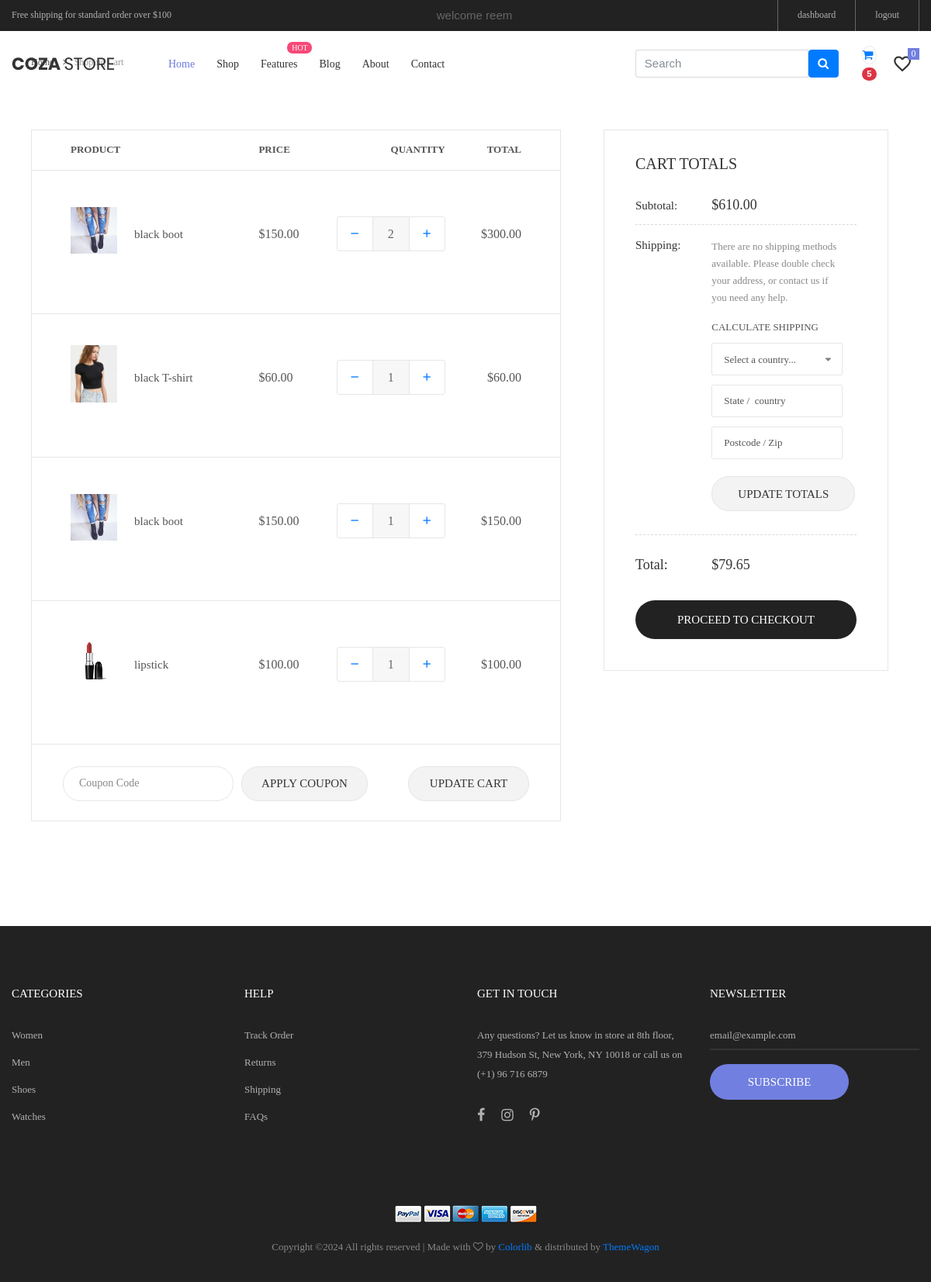
Screenshot of /cart/ (signed in) with the database file from the repository.
### accounts/models.py (models this page shows, shortened)
class Account(AbstractBaseUser):
    first_name = models.CharField(max_length=50)
    last_name = models.CharField(max_length=50)
    username = models.CharField(max_length=50, unique=True)
    email = models.EmailField(max_length=100, unique=True)
    phone_number = models.CharField(max_length=50)
    date_joined = models.DateTimeField(auto_now_add=True)
    last_login = models.DateTimeField(auto_now_add=True)
    is_admin = models.BooleanField(default=False)
    is_staff = models.BooleanField(default=False)
    is_active = models.BooleanField(default=False)
    is_superadmin = models.BooleanField(default=False)
    USERNAME_FIELD = 'email'
    REQUIRED_FIELDS = ['username', 'first_name', 'last_name']
    objects = MyAccountManager()

### cart/models.py (models this page shows, shortened)
class CartItem(models.Model):
    user = models.ForeignKey(Account, on_delete=models.CASCADE, null=True)
    product = models.ForeignKey(Product, on_delete=models.CASCADE)
    cart = models.ForeignKey(Cart, on_delete=models.CASCADE, null=True)
    quantity = models.IntegerField()
    is_active = models.BooleanField(default=True)
    def total(self):
        return self.product.price * self.quantity

### store/models.py (models this page shows, shortened)
class Product(models.Model):
    product_name = models.CharField(max_length=255, unique=True)
    slug = models.SlugField(max_length=255, unique=True)
    description = models.TextField(max_length=500, blank=True)
    price = models.DecimalField(max_digits=5, decimal_places=2)
    images = models.ImageField(upload_to='photos/products')
    stock = models.IntegerField()
    is_available = models.BooleanField(default=True)
    category = models.ForeignKey(Category, on_delete=models.CASCADE)
    created_date = models.DateTimeField(auto_now_add=True)
    modified_date = models.DateTimeField(auto_now=True)

### cart/views.py (the view)
# urls.py: path('', views.cart, name='cart'),
def cart(request, subtotal=0, quantity=0, cart_items=None):
    try:
        if request.user.is_authenticated:
           cart_items = CartItem.objects.filter(user=request.user, is_active=True)
        else:
            cart = Cart.objects.get(cart_id=_cart_id(request))
            cart_items = CartItem.objects.filter(cart=cart, is_active=True)
        for cart_item in cart_items:
            subtotal += (cart_item.product.price * cart_item.quantity)
            quantity += cart_item.quantity
    except ObjectDoesNotExist:
        pass
    context = {
        'subtotal' : subtotal,
        'cart_items': cart_items,
        'quantity' : quantity,
    }
    return render(request, 'cart.html', context)

### cart/context_processors.py (called while the page is built)
def count(request):
    cart_counter = 0
    try:
        cart = Cart.objects.filter(cart_id=_cart_id(request))
        if request.user.is_authenticated:
            cart_items = CartItem.objects.all().filter(user=request.user)
        else:
            cart_items = CartItem.objects.all().filter(cart=cart[:1])
        for cart_item in cart_items:
            cart_counter += cart_item.quantity
    except Cart.DoesNotExist:
        cart_counter = 0
    return dict(cart_counter=cart_counter)

### cart/views.py (called while the page is built)
def _cart_id(request):
    cart = request.session.session_key
    if not cart:
        cart = request.session.create()
    return cart

### category/context_processors.py (called while the page is built)
def menu_links(request):
    links = Category.objects.all()
    return dict(links=links)

### category/models.py (called while the page is built)
    def get_url(self):
        return reverse('products_by_category', args=[self.slug])

### templates/cart.html (shortened to what this page needs)
{% extends 'base.html'%}
{% load static%}
{%block content%}
	<div class="container">
		<div class="bread-crumb flex-w p-l-25 p-r-15 p-t-30 p-lr-0-lg">
			<a href="index.html" class="stext-109 cl8 hov-cl1 trans-04">
			</a>
			<span class="stext-109 cl4">
				Shoping Cart
			</span>
		</div>
	</div>
	<form class="bg0 p-t-75 p-b-85">
		<div class="container">
			<div class="row">
				<div class="col-lg-10 col-xl-7 m-lr-auto m-b-50">
					<div class="m-l-25 m-r--38 m-lr-0-xl">
						<div class="wrap-table-shopping-cart">
							<table class="table-shopping-cart">
								<tr class="table_head">
									<th class="column-1">Product</th>
									<th class="column-2"></th>
									<th class="column-3">Price</th>
									<th class="column-4">Quantity</th>
									<th class="column-5">Total</th>
								</tr>
								{% for cart_item in cart_items%}
								<tr class="table_row">
									<td class="column-1">
										<div class="how-itemcart1">
											<img src="{{cart_item.product.images.url}}" alt="IMG">
										</div>
									</td>
									<td class="column-2">{{cart_item.product.product_name}}</td>
									<td class="column-3">${{cart_item.product.price}}</td>
									<td class="column-4">
										<div class="wrap-num-product flex-w m-l-auto m-r-0">
											<div class="btn-num-product-down cl8 hov-btn3 trans-04 flex-c-m">
												<a href="{% url 'remove_cart' cart_item.product.id %}"><i class="fs-16 zmdi zmdi-minus"></i></a>
											</div>
											<input class="mtext-104 cl3 txt-center num-product" type="number" name="num-product1" value="{{cart_item.quantity}}">
											<div class="btn-num-product-up cl8 hov-btn3 trans-04 flex-c-m">
												<a href="{% url 'add_cart' cart_item.product.id %}"><i class="fs-16 zmdi zmdi-plus"></i></a>
											</div>
										</div>
									</td>
									<td class="column-5">${{cart_item.total}} </td>
								</tr>
							    {% endfor%}
							</table>
						</div>
						<div class="flex-w flex-sb-m bor15 p-t-18 p-b-15 p-lr-40 p-lr-15-sm">
							<div class="flex-w flex-m m-r-20 m-tb-5">
								<input class="stext-104 cl2 plh4 size-117 bor13 p-lr-20 m-r-10 m-tb-5" type="text" name="coupon" placeholder="Coupon Code">
								<div class="flex-c-m stext-101 cl2 size-118 bg8 bor13 hov-btn3 p-lr-15 trans-04 pointer m-tb-5">
									Apply coupon
								</div>
							</div>
							<div class="flex-c-m stext-101 cl2 size-119 bg8 bor13 hov-btn3 p-lr-15 trans-04 pointer m-tb-10">
								Update Cart
							</div>
						</div>
					</div>
				</div>
				<div class="col-sm-10 col-lg-7 col-xl-5 m-lr-auto m-b-50">
					<div class="bor10 p-lr-40 p-t-30 p-b-40 m-l-63 m-r-40 m-lr-0-xl p-lr-15-sm">
						<h4 class="mtext-109 cl2 p-b-30">
							Cart Totals
						</h4>
						<div class="flex-w flex-t bor12 p-b-13">
							<div class="size-208">
								<span class="stext-110 cl2">
									Subtotal:
								</span>
							</div>
							<div class="size-209">
								<span class="mtext-110 cl2">
									${{subtotal}}
								</span>
							</div>
						</div>
						<div class="flex-w flex-t bor12 p-t-15 p-b-30">
							<div class="size-208 w-full-ssm">
								<span class="stext-110 cl2">
									Shipping:
								</span>
							</div>
							<div class="size-209 p-r-18 p-r-0-sm w-full-ssm">
								<p class="stext-111 cl6 p-t-2">
									There are no shipping methods available. Please double check your address, or contact us if you need any help.
								</p>
								<div class="p-t-15">
									<span class="stext-112 cl8">
										Calculate Shipping
									</span>
									<div class="rs1-select2 rs2-select2 bor8 bg0 m-b-12 m-t-9">
									</div>
									<div class="bor8 bg0 m-b-12">
										<input class="stext-111 cl8 plh3 size-111 p-lr-15" type="text" name="state" placeholder="State /  country">
									</div>
									<div class="bor8 bg0 m-b-22">
										<input class="stext-111 cl8 plh3 size-111 p-lr-15" type="text" name="postcode" placeholder="Postcode / Zip">
									</div>
									<div class="flex-w">
										<div class="flex-c-m stext-101 cl2 size-115 bg8 bor13 hov-btn3 p-lr-15 trans-04 pointer">
											Update Totals
										</div>
									</div>
								</div>
							</div>
						</div>
						<div class="flex-w flex-t p-t-27 p-b-33">
							<div class="size-208">
								<span class="mtext-101 cl2">
									Total:
								</span>
							</div>
							<div class="size-209 p-t-1">
								<span class="mtext-110 cl2">
									$79.65
								</span>
							</div>
						</div>
						<a href="{% url 'checkout'%}" class="flex-c-m stext-101 cl0 size-116 bg3 bor14 hov-btn3 p-lr-15 trans-04 pointer">
							Proceed to Checkout
						</a>
					</div>
				</div>
			</div>
		</div>
	</form>
</body>
</html>
{%endblock content%}

### templates/header.html (shortened to what this page needs)
{% load static%}
<header>
    <div class="container-menu-desktop">
        <div class="top-bar">
            <div class="content-topbar flex-sb-m h-full container">
                <div class="left-top-bar">
                    Free shipping for standard order over $100
                </div>
                {% if user.id is None%}
                <div class="right-top-bar flex-w h-full">
                    <a href="{% url 'login' %}" class="flex-c-m trans-04 p-lr-25">
                        lonin
                    </a>
                    <a href="{% url 'register' %}" class="flex-c-m trans-04 p-lr-25">
                        register
                    </a>
                </div>
                {%else%}
                <div class="right-top-bar">
                    welcome {{user.first_name}}
                </div>
                <div class="right-top-bar flex-w h-full">
                    <a href="{% url 'dashboard' %}" class="flex-c-m trans-04 p-lr-25">
                        dashboard
                    </a>
                    <a href="{% url 'logout' %}" class="flex-c-m trans-04 p-lr-25">
                        logout
                    </a>
                </div>
                {%endif%}
            </div>
        </div>
        <div class="wrap-menu-desktop">
            <nav class="limiter-menu-desktop container">
                <a href="#" class="logo">
                    <img src="{% static 'images/icons/logo-01.png' %}" alt="IMG-LOGO">
                </a>
                <div class="menu-desktop">
                    <ul class="main-menu">
                        <li class="active-menu">
                            <a href="index.html">Home</a>
                        </li>
                        <li>
                            <a href="{% url 'store' %}">Shop</a>
                        </li>
                        <li class="label1" data-label1="hot">
                            <a href="shoping-cart.html">Features</a>
                        </li>
                        <li>
                            <a href="blog.html">Blog</a>
                        </li>
                        <li>
                            <a href="about.html">About</a>
                        </li>
                        <li>
                            <a href="contact.html">Contact</a>
                        </li>
                    </ul>
                </div>
                <div class="wrap-icon-header flex-w flex-r-m">
                    <form action="{% url 'search' %}" class="search" method='GET'>
                        <div class="input-group w-100">
                            <input type="text" class="form-control" style="width:60%;" placeholder="Search" name="keyword">
                            <div class="input-group-append">
                              <button class="btn btn-primary" type="submit">
                                <i class="fa fa-search"></i>
                              </button>
                            </div>
                          </div>
                      </form>
                    <a href="{% url 'cart' %}" class="widget-header pl-3 ml-3">
                        <div class="icon icon-sm rounded-circle border"><i class="fa fa-shopping-cart"></i></div>
                        <span class="badge badge-pill badge-danger notify">{{cart_counter}}</span>
                      </a>
                    <a href="#" class="dis-block icon-header-item cl2 hov-cl1 trans-04 p-l-22 p-r-11 icon-header-noti" data-notify="0">
                        <i class="zmdi zmdi-favorite-outline"></i>
                    </a>
                </div>
            </nav>
        </div>
    </div>
</header>

### rows the page displays
Account: first_name "reem"
CartItem: product.images (picture), product.product_name "black boot", product.price "150.00", num-product1 "2", total "300.00"
CartItem: product.images (picture), product.product_name "black T-shirt", product.price "60.00", num-product1 "1", total "60.00"
CartItem: product.images (picture), product.product_name "black boot", product.price "150.00", num-product1 "1", total "150.00"
CartItem: product.images (picture), product.product_name "lipstick", product.price "100.00", num-product1 "1", total "100.00"

### other values shown
{{ cart_counter }} "5"
{{ subtotal }} "610.00"
